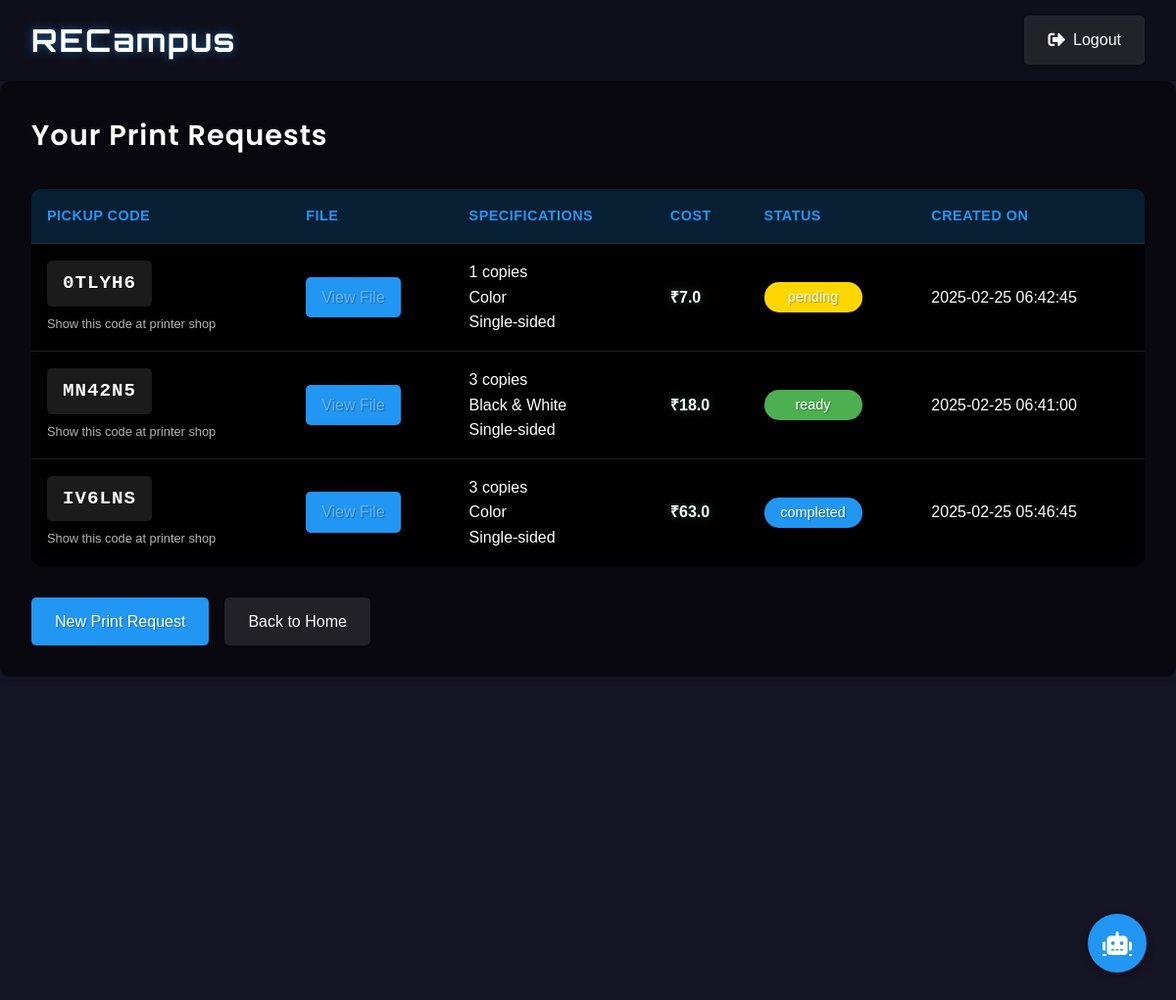
The app's page /print/status (signed in) with its own data.
### tables this page shows
CREATE TABLE print_request (
            id INTEGER PRIMARY KEY AUTOINCREMENT,
            student_id INTEGER NOT NULL,
            file_path TEXT NOT NULL,
            drive_link TEXT,
            is_color BOOLEAN NOT NULL,
            is_double_sided BOOLEAN NOT NULL,
            copies INTEGER NOT NULL,
            pages INTEGER NOT NULL,
            total_cost REAL NOT NULL,
            pickup_code TEXT NOT NULL,
            status TEXT NOT NULL,
            created_at TIMESTAMP DEFAULT CURRENT_TIMESTAMP,
            FOREIGN KEY (student_id) REFERENCES student(id)
        );

### app.py (the view)
@app.route('/print/status')
def print_status():
    if 'user_id' not in session or session['role'] != 'student':
        flash('Please login as a student')
        return redirect('/login')
    db = get_db()
    cursor = db.cursor()
    requests = cursor.execute('''
        SELECT print_request.*
        FROM print_request
        JOIN student ON student.id = print_request.student_id
        WHERE student.user_id = ?
        ORDER BY created_at DESC
    ''', (session['user_id'],)).fetchall()
    db.close()
    return render_template('print_status.html', requests=requests)

### app.py (called while the page is built)
def get_db():
    db = sqlite3.connect('campus_connect.db')
    db.row_factory = sqlite3.Row
    return db

### templates/print_status.html (shortened to what this page needs)
{% extends "base.html" %}
{% block content %}
<div class="card">
    <h1 class="card-title">Your Print Requests</h1>
    {% if not requests %}
        <p>No print requests found.</p>
    {% else %}
        <table class="status-table">
            <thead>
                <tr>
                    <th>Pickup Code</th>
                    <th>File</th>
                    <th>Specifications</th>
                    <th>Cost</th>
                    <th>Status</th>
                    <th>Created On</th>
                </tr>
            </thead>
            <tbody>
                {% for req in requests %}
                <tr>
                    <td>
                        <span class="pickup-code">{{ req.pickup_code }}</span>
                        <div class="pickup-note">Show this code at printer shop</div>
                    </td>
                    <td>
                        <a href="{{ url_for('uploaded_file', filename=req.file_path) }}"
                           target="_blank" class="view-file-btn">View File</a>
                    </td>
                    <td>
                        {{ req.copies }} copies<br>
                        {{ "Color" if req.is_color else "Black & White" }}<br>
                        {{ "Double-sided" if req.is_double_sided else "Single-sided" }}
                    </td>
                    <td class="cost-info">₹{{ req.total_cost }}</td>
                    <td><span class="status-badge status-{{ req.status }}">{{ req.status }}</span></td>
                    <td>{{ req.created_at }}</td>
                </tr>
                {% endfor %}
            </tbody>
        </table>
    {% endif %}
    <div class="action-buttons">
        <a href="{{ url_for('print_request') }}" class="btn">New Print Request</a>
        <a href="{{ url_for('home') }}" class="btn btn-secondary">Back to Home</a>
    </div>
</div>
{% endblock %}

### static/css/style.css (style rules this page uses)
:root { --primary-color: #1a73e8; --primary-dark: #1557b0; --primary-light: #e8f0fe; --background-color: #f8f9fa; --text-color: #202124; --border-color: #dadce0; --hover-color: #f1f3f4; --success-color: #34a853; --danger-color: #ea4335; --warning-color: #fbbc04; }
* { margin: 0; padding: 0; box-sizing: border-box; }
body { font-family: 'Segoe UI', Tahoma, Geneva, Verdana, sans-serif; background-color: var(--background-color); color: var(--text-color); line-height: 1.6; min-height: 100vh; }
.card { background-color: white; border-radius: 12px; box-shadow: 0 4px 12px rgba(0,0,0,0.05); padding: 2rem; margin-bottom: 2rem; transition: transform 0.3s ease; }
.card-title { font-size: 1.8rem; color: var(--primary-color); margin-bottom: 1.5rem; font-weight: 600; }
button, .btn { background-color: var(--primary-color); color: white; padding: 1rem 2rem; border: none; border-radius: 8px; cursor: pointer; font-size: 1.1rem; font-weight: 500; text-decoration: none; display: inline-block; transition: all 0.3s ease; text-align: center; }
table { width: 100%; border-collapse: separate; border-spacing: 0; margin: 1.5rem 0; background-color: white; border-radius: 12px; overflow: hidden; box-shadow: 0 4px 12px rgba(0,0,0,0.05); }
th, td { padding: 1.2rem; text-align: left; border-bottom: 1px solid var(--border-color); }
th { background-color: var(--primary-color); color: white; font-weight: 500; text-transform: uppercase; font-size: 0.9rem; letter-spacing: 0.5px; }
tr:last-child td { border-bottom: none; }
.status-badge { padding: 0.5rem 1rem; border-radius: 20px; font-weight: 500; text-align: center; display: inline-block; min-width: 100px; }
.status-pending { background-color: var(--warning-color); color: white; }
.action-buttons { display: flex; gap: 0.8rem; }
.status-pending { background-color: var(--warning-color); }
.status-ready { background-color: var(--primary-color); }
.status-completed { background-color: var(--success-color); }
.pickup-code { font-size: 1.2rem; font-weight: bold; font-family: monospace; background: var(--primary-light); padding: 0.5rem 1rem; border-radius: 4px; display: inline-block; }
.pickup-note { font-size: 0.9rem; color: var(--primary-color); margin-top: 0.5rem; }
.btn-secondary { background-color: var(--hover-color); color: var(--text-color); }
.status-ready { background-color: var(--success-color); }
.status-completed { background-color: #808080; }

### templates/print_status.html (style rules this page uses)
.status-table { width: 100%; border-collapse: collapse; margin-top: 2rem; background: rgba(0, 0, 0, 0.6); backdrop-filter: blur(10px); border-radius: 10px; }
.status-table th, .status-table td { padding: 1rem; text-align: left; color: white; border-bottom: 1px solid rgba(255, 255, 255, 0.1); }
.status-table th { background: rgba(33, 150, 243, 0.2); font-weight: 600; color: #2196F3; }
.pickup-code { background: rgba(255, 255, 255, 0.1); padding: 0.5rem 1rem; border-radius: 5px; color: #2196F3; font-family: monospace; font-weight: bold; letter-spacing: 1px; text-shadow: 0 0 10px rgba(33, 150, 243, 0.3); }
.pickup-note { color: rgba(255, 255, 255, 0.7); font-size: 0.8em; margin-top: 0.5rem; }
.view-file-btn { background: #2196F3; color: white; padding: 0.5rem 1rem; border-radius: 5px; text-decoration: none; display: inline-block; transition: all 0.3s; box-shadow: 0 2px 5px rgba(0,0,0,0.2); }
.status-badge { padding: 0.25rem 0.75rem; border-radius: 15px; font-size: 0.9em; display: inline-block; box-shadow: 0 2px 5px rgba(0,0,0,0.1); }
.status-pending { background: #ffd700; color: black; text-shadow: 0 0 5px rgba(255, 215, 0, 0.3); }
.status-ready { background: #4CAF50; color: white; text-shadow: 0 0 5px rgba(76, 175, 80, 0.3); }
.status-completed { background: #2196F3; color: white; text-shadow: 0 0 5px rgba(33, 150, 243, 0.3); }
.cost-info { color: #69F0AE; font-weight: bold; text-shadow: 0 0 10px rgba(105, 240, 174, 0.3); }
h1 { color: white; margin-bottom: 1rem; text-shadow: 0 2px 5px rgba(0,0,0,0.2); }
.action-buttons { margin-top: 2rem; display: flex; gap: 1rem; }
.btn { background: #2196F3; color: white; padding: 0.75rem 1.5rem; border-radius: 5px; text-decoration: none; transition: all 0.3s; box-shadow: 0 2px 5px rgba(0,0,0,0.2); }
.btn-secondary { background: rgba(255, 255, 255, 0.1); }

### records on screen
print_request: pickup_code "0TLYH6", copies "1", is_color "Color", is_double_sided "Single-sided", total_cost "7.0", status "pending", created_at "2025-02-25 06:42:45"
print_request: pickup_code "MN42N5", copies "3", is_color "Black & White", is_double_sided "Single-sided", total_cost "18.0", status "ready", created_at "2025-02-25 06:41:00"
print_request: pickup_code "IV6LNS", copies "3", is_color "Color", is_double_sided "Single-sided", total_cost "63.0", status "completed", created_at "2025-02-25 05:46:45"
